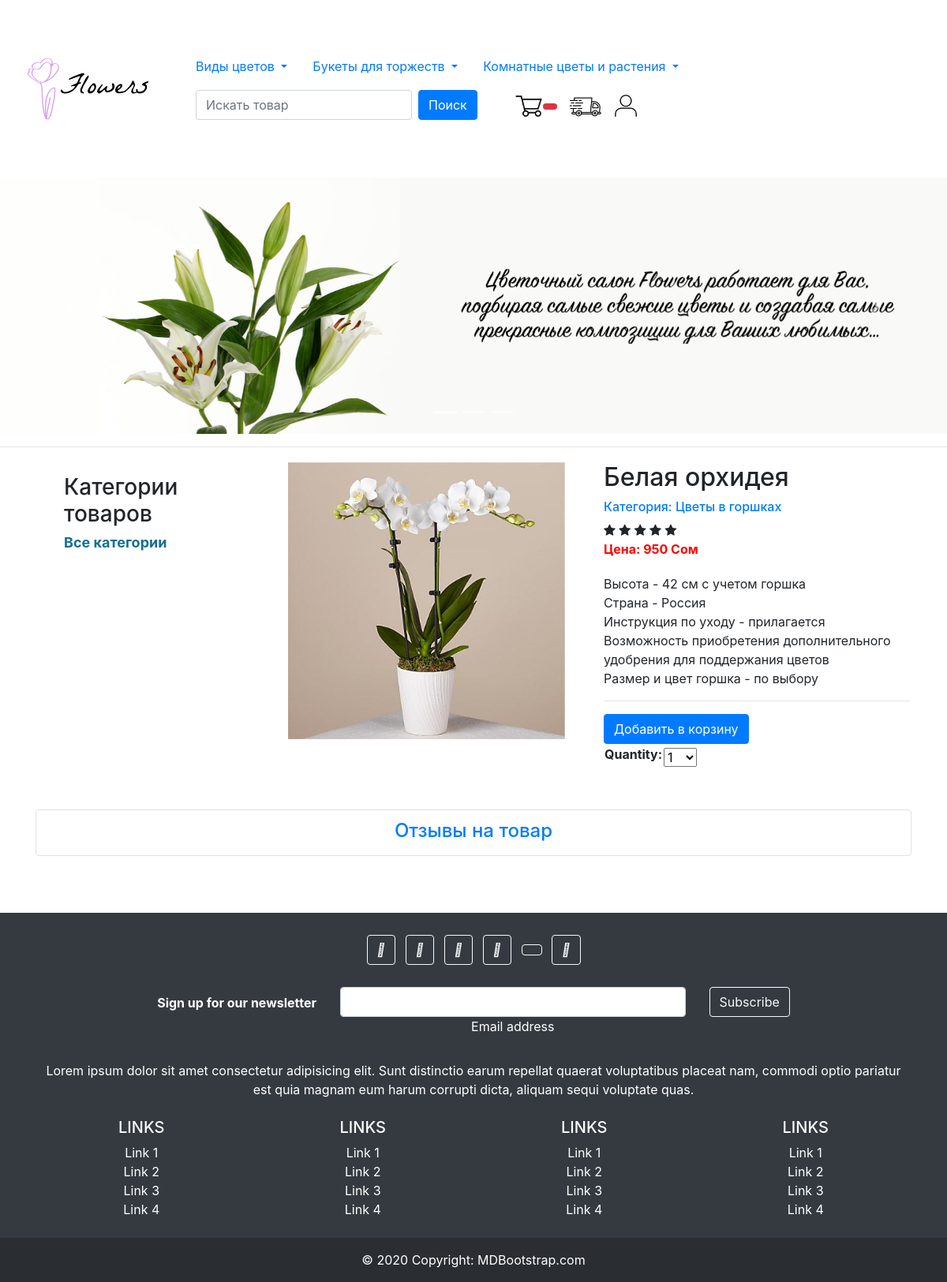
The page /8/belaya-orhideya/ on the database its author committed.
### mainapp/models.py (models this page shows, shortened)
class Good(models.Model):
    category = models.ForeignKey(Category, related_name='товары', verbose_name="Категория",on_delete=models.CASCADE)
    name = models.CharField(max_length=200, db_index=True, verbose_name="Название товара")
    slug = models.SlugField(max_length=200, db_index=True)
    image = models.ImageField(upload_to='media', blank=True, verbose_name="Картинка")
    description = models.TextField(blank=True, verbose_name="Описание")
    price = models.IntegerField(default=0, verbose_name="Цена")
    stock = models.PositiveIntegerField(verbose_name="Количество в наличии")
    available = models.BooleanField(default=True, verbose_name="Доступен")
    created = models.DateTimeField(auto_now_add=True, verbose_name='Создан')
    updated = models.DateTimeField(auto_now=True, verbose_name='Обновлен')
    sale = models.IntegerField(default=0, verbose_name="Скидка %")
    class Meta:
        ordering = ['name']
        index_together = [
            ['id', 'slug']
        ]
        verbose_name = 'Товар'
        verbose_name_plural = 'Товары'

class Category(models.Model):
    name = models.CharField(max_length=200, db_index=True, verbose_name='Имя категории')
    slug = models.SlugField(max_length=200, db_index=True, unique=True)
    class Meta:
        ordering = ['name']
        verbose_name = 'Категория'
        verbose_name_plural = 'Категории'
    def __str__(self):
        return self.name
    def get_absolute_url(self):
        return reverse('mainapp:category-list', args=[self.slug])

### mainapp/views.py (the view)
# urls.py: path('<int:id>/<good_slug>/', views.goods_detail, name='goods-detail'),
def goods_detail(request, id, good_slug):
    good = get_object_or_404(Good, id=id, slug=good_slug, available=True)
    cart_good_form = CartAddGoodForm()
    return render(request, 'good/gooddetail.html', {
        'good': good,
        'cart_good_form': cart_good_form})

### cart/forms.py
class CartAddGoodForm(forms.Form):
    quantity = forms.TypedChoiceField(choices=PRODUCT_QUANTITY_CHOICES, coerce=int)
    update = forms.BooleanField(required=False, initial=False, widget=forms.HiddenInput)

### cart/context_processors.py (called while the page is built)
def cart(request):
    return {'cart': Cart(request)}

### mainapp/templates/good/gooddetail.html (shortened to what this page needs)
{% extends 'base.html' %}
{% load static %}
{% block content %}
<div class="container">
    <table>
        <tr>
            <th></th>
            <th></th>
        </tr>
        <tr>
            <td style="width: 300px; vertical-align:top;">
                <div class="w3-sidebar w3-light-grey w3-bar-block" style="width:100%; padding-left: 20px;">
                    <div class="col-sm-3 col-sm-offset-1 blog-sidebar">
                      <div class="sidebar-module">
                        <h3>Категории товаров</h3>
                        <ol class="list-unstyled" style="width: max-content;">
                          <li {% if not category %} class="active"{% endif %}><a href="{% url 'mainapp:goods-list' %}"><h5 style="color: rgb(20, 110, 146); font-size:18px; font-weight:bold;">Все категории</h5></a></li>
                        </ol>
                      </div>
                    </div>
                  </div>
            </td>
            <td>
                <section class="mb-5">
                    <div class="row">
                      <div class="col-md-6 mb-4 mb-md-0">
                        <div class="mdb-lightbox">
                          <div class="row product-gallery mx-1">
                            <div class="col-12 mb-0">
                              <figure class="view overlay rounded z-depth-1 main-img">
                                  <img src="{% if good.image %} {{ good.image.url }} {% else %} {% static 'media/nophoto.jpg' %} {% endif %}"
                                    class="img-fluid z-depth-1">
                              </figure>
                            </div>
                          </div>
                        </div>
                      </div>
                      <div class="col-md-6">
                        <h2>{{ good.name }}</h2>
                        <h6><a href="{{ good.category.get_absolute_url }}">Категория: {{ good.category }}</a></h6>
                        <div class="stars">
                            <span class="fa fa-star checked"></span>
                            <span class="fa fa-star checked"></span>
                            <span class="fa fa-star checked"></span>
                            <span class="fa fa-star"></span>
                            <span class="fa fa-star"></span>
                        </div>
                        <p><span class="mr-1" style="color: red;"><strong>Цена: {{ good.price }} Сом</strong></span></p>
                        <p class="pt-1">{{ good.description|safe|linebreaksbr }}</p>
                        <hr>
                        <table>
                                <tr>
                                    <form action="{% url "cart:add-to-cart" good.id %}" method="post">
                                        {{ cart_good_form }}
                                    <input type="submit" value="Добавить в корзину" class="btn btn-primary">
                                    </form>
                                </tr>
                        </table>
                      </div>
                    </div>
                  </section>
            </td>
        </tr>
    </table>
<div class="classic-tabs border rounded px-4 pt-1">
    <ul class="nav tabs-primary nav-justified" id="advancedTab" role="tablist">
      <li class="nav-item">
        <a class="nav-link" id="reviews-tab" data-toggle="tab" href="#reviews" role="tab" aria-controls="reviews" aria-selected="false"><h4>Отзывы на товар</h4></a>
      </li>
    </ul>
  </div>
<br>
<br>
<br>
</div>
{% endblock %}

### mainapp/static/css/styles.css (style rules this page uses)
.sidebar-module { padding: 15px; margin: 0 -15px 15px; }

### rows shown on the page
Good: image (picture), name "Белая орхидея", category "Цветы в горшках", price "950", description "Высота - 42 см с учетом горшка Страна - Россия Инструкция по уходу - прилагается Возможность приобретения дополнительного удобрения для поддержания цветов Размер и цвет горшка - по выбору"
